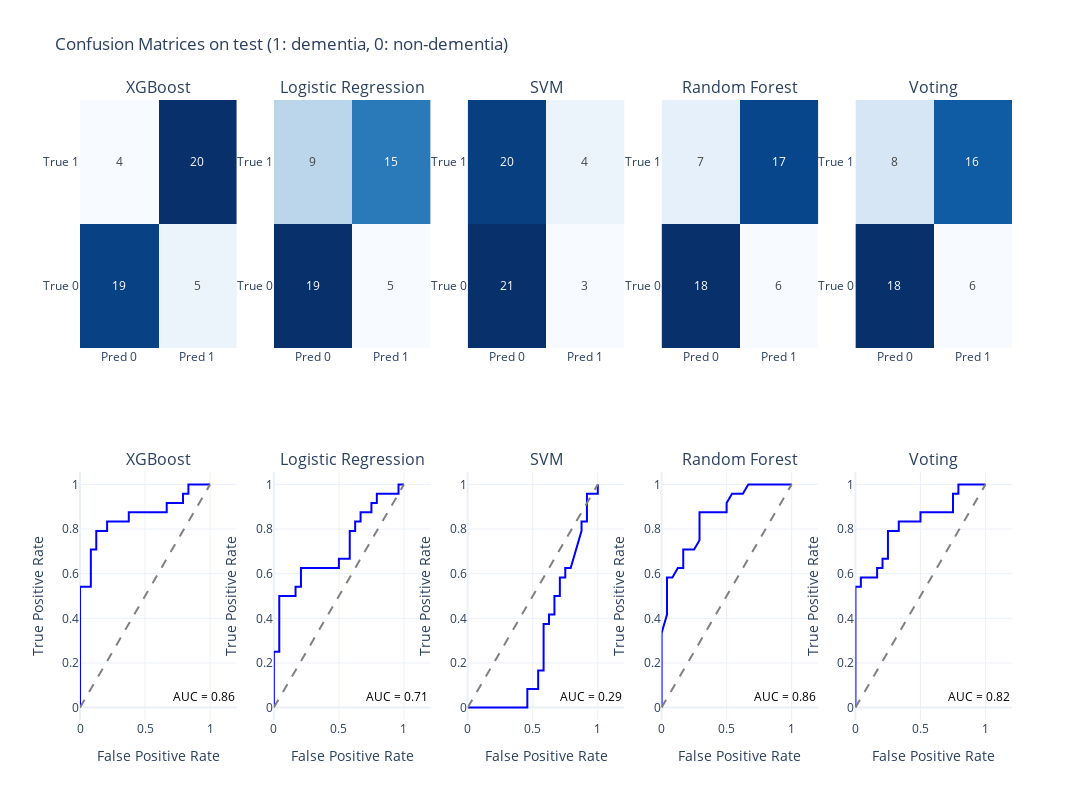

Here is the notebook cell this chart was saved with:
### Code cell
plot_confusion_matrices_with_roc(classifiers, X_train, y_train, X_test, y_test, title="Confusion Matrices on test (1: dementia, 0: non-dementia)")

### Figure 1 — Plotly figure (JSON) as saved in the notebook; plotly's stock layout.template omitted (floating-point values rounded to 4 significant figures)
{"data": [{"colorscale": [[0, "rgb(247,251,255)"], [0.125, "rgb(222,235,247)"], [0.25, "rgb(198,219,239)"], [0.375, "rgb(158,202,225)"], [0.5, "rgb(107,174,214)"], [0.625, "rgb(66,146,198)"], [0.75, "rgb(33,113,181)"], [0.875, "rgb(8,81,156)"], [1, "rgb(8,48,107)"]], "showscale": false, "text": [[19, 5], [4, 20]], "texttemplate": "%{text}", "type": "heatmap", "x": ["Pred 0", "Pred 1"], "xaxis": "x", "y": ["True 0", "True 1"], "yaxis": "y", "z": [[19, 5], [4, 20]]}, {"line": {"color": "blue"}, "mode": "lines", "name": "XGBoost AUC = 0.86", "type": "scatter", "x": [0.0, 0.0, 0.0, 0.08333, 0.08333, 0.125, 0.125, 0.2083, 0.2083, 0.375, 0.375, 0.6667, 0.6667, 0.7917, 0.7917, 0.8333, 0.8333, 1.0], "xaxis": "x6", "y": [0.0, 0.04167, 0.5417, 0.5417, 0.7083, 0.7083, 0.7917, 0.7917, 0.8333, 0.8333, 0.875, 0.875, 0.9167, 0.9167, 0.9583, 0.9583, 1.0, 1.0], "yaxis": "y6"}, {"line": {"color": "gray", "dash": "dash"}, "mode": "lines", "showlegend": false, "type": "scatter", "x": [0, 1], "xaxis": "x6", "y": [0, 1], "yaxis": "y6"}, {"colorscale": [[0, "rgb(247,251,255)"], [0.125, "rgb(222,235,247)"], [0.25, "rgb(198,219,239)"], [0.375, "rgb(158,202,225)"], [0.5, "rgb(107,174,214)"], [0.625, "rgb(66,146,198)"], [0.75, "rgb(33,113,181)"], [0.875, "rgb(8,81,156)"], [1, "rgb(8,48,107)"]], "showscale": false, "text": [[19, 5], [9, 15]], "texttemplate": "%{text}", "type": "heatmap", "x": ["Pred 0", "Pred 1"], "xaxis": "x2", "y": ["True 0", "True 1"], "yaxis": "y2", "z": [[19, 5], [9, 15]]}, {"line": {"color": "blue"}, "mode": "lines", "name": "Logistic Regression AUC = 0.71", "type": "scatter", "x": [0.0, 0.0, 0.0, 0.04167, 0.04167, 0.1667, 0.1667, 0.2083, 0.2083, 0.5, 0.5, 0.5833, 0.5833, 0.625, 0.625, 0.6667, 0.6667, 0.75, 0.75, 0.7917, 0.7917, 0.9583, 0.9583, 1.0], "xaxis": "x7", "y": [0.0, 0.04167, 0.25, 0.25, 0.5, 0.5, 0.5417, 0.5417, 0.625, 0.625, 0.6667, 0.6667, 0.7917, 0.7917, 0.8333, 0.8333, 0.875, 0.875, 0.9167, 0.9167, 0.9583, 0.9583, 1.0, 1.0], "yaxis": "y7"}, {"line": {"color": "gray", "dash": "dash"}, "mode": "lines", "showlegend": false, "type": "scatter", "x": [0, 1], "xaxis": "x7", "y": [0, 1], "yaxis": "y7"}, {"colorscale": [[0, "rgb(247,251,255)"], [0.125, "rgb(222,235,247)"], [0.25, "rgb(198,219,239)"], [0.375, "rgb(158,202,225)"], [0.5, "rgb(107,174,214)"], [0.625, "rgb(66,146,198)"], [0.75, "rgb(33,113,181)"], [0.875, "rgb(8,81,156)"], [1, "rgb(8,48,107)"]], "showscale": false, "text": [[21, 3], [20, 4]], "texttemplate": "%{text}", "type": "heatmap", "x": ["Pred 0", "Pred 1"], "xaxis": "x3", "y": ["True 0", "True 1"], "yaxis": "y3", "z": [[21, 3], [20, 4]]}, {"line": {"color": "blue"}, "mode": "lines", "name": "SVM AUC = 0.29", "type": "scatter", "x": [0.0, 0.04167, 0.4583, 0.4583, 0.5417, 0.5417, 0.5833, 0.5833, 0.625, 0.625, 0.6667, 0.6667, 0.7083, 0.7083, 0.75, 0.75, 0.7917, 0.875, 0.875, 0.9167, 0.9167, 1.0, 1.0], "xaxis": "x8", "y": [0.0, 0.0, 0.0, 0.08333, 0.08333, 0.1667, 0.1667, 0.375, 0.375, 0.4167, 0.4167, 0.5, 0.5, 0.5833, 0.5833, 0.625, 0.625, 0.7917, 0.8333, 0.8333, 0.9583, 0.9583, 1.0], "yaxis": "y8"}, {"line": {"color": "gray", "dash": "dash"}, "mode": "lines", "showlegend": false, "type": "scatter", "x": [0, 1], "xaxis": "x8", "y": [0, 1], "yaxis": "y8"}, {"colorscale": [[0, "rgb(247,251,255)"], [0.125, "rgb(222,235,247)"], [0.25, "rgb(198,219,239)"], [0.375, "rgb(158,202,225)"], [0.5, "rgb(107,174,214)"], [0.625, "rgb(66,146,198)"], [0.75, "rgb(33,113,181)"], [0.875, "rgb(8,81,156)"], [1, "rgb(8,48,107)"]], "showscale": false, "text": [[18, 6], [7, 17]], "texttemplate": "%{text}", "type": "heatmap", "x": ["Pred 0", "Pred 1"], "xaxis": "x4", "y": ["True 0", "True 1"], "yaxis": "y4", "z": [[18, 6], [7, 17]]}, {"line": {"color": "blue"}, "mode": "lines", "name": "Random Forest AUC = 0.86", "type": "scatter", "x": [0.0, 0.0, 0.0, 0.0, 0.0, 0.04167, 0.04167, 0.04167, 0.04167, 0.08333, 0.125, 0.1667, 0.1667, 0.25, 0.2917, 0.2917, 0.5, 0.5, 0.5417, 0.625, 0.6667, 1.0], "xaxis": "x9", "y": [0.0, 0.04167, 0.2083, 0.2917, 0.3333, 0.4167, 0.4583, 0.5417, 0.5833, 0.5833, 0.625, 0.625, 0.7083, 0.7083, 0.75, 0.875, 0.875, 0.9167, 0.9583, 0.9583, 1.0, 1.0], "yaxis": "y9"}, {"line": {"color": "gray", "dash": "dash"}, "mode": "lines", "showlegend": false, "type": "scatter", "x": [0, 1], "xaxis": "x9", "y": [0, 1], "yaxis": "y9"}, {"colorscale": [[0, "rgb(247,251,255)"], [0.125, "rgb(222,235,247)"], [0.25, "rgb(198,219,239)"], [0.375, "rgb(158,202,225)"], [0.5, "rgb(107,174,214)"], [0.625, "rgb(66,146,198)"], [0.75, "rgb(33,113,181)"], [0.875, "rgb(8,81,156)"], [1, "rgb(8,48,107)"]], "showscale": false, "text": [[18, 6], [8, 16]], "texttemplate": "%{text}", "type": "heatmap", "x": ["Pred 0", "Pred 1"], "xaxis": "x5", "y": ["True 0", "True 1"], "yaxis": "y5", "z": [[18, 6], [8, 16]]}, {"line": {"color": "blue"}, "mode": "lines", "name": "Voting AUC = 0.82", "type": "scatter", "x": [0.0, 0.0, 0.0, 0.04167, 0.04167, 0.1667, 0.1667, 0.2083, 0.2083, 0.25, 0.25, 0.3333, 0.3333, 0.5, 0.5, 0.75, 0.75, 0.7917, 0.7917, 1.0], "xaxis": "x10", "y": [0.0, 0.04167, 0.5417, 0.5417, 0.5833, 0.5833, 0.625, 0.625, 0.6667, 0.6667, 0.7917, 0.7917, 0.8333, 0.8333, 0.875, 0.875, 0.9583, 0.9583, 1.0, 1.0], "yaxis": "y10"}, {"line": {"color": "gray", "dash": "dash"}, "mode": "lines", "showlegend": false, "type": "scatter", "x": [0, 1], "xaxis": "x10", "y": [0, 1], "yaxis": "y10"}], "layout": {"annotations": [{"font": {"size": 16}, "showarrow": false, "text": "XGBoost", "x": 0.084, "xanchor": "center", "xref": "paper", "y": 1, "yanchor": "bottom", "yref": "paper"}, {"font": {"size": 16}, "showarrow": false, "text": "Logistic Regression", "x": 0.292, "xanchor": "center", "xref": "paper", "y": 1, "yanchor": "bottom", "yref": "paper"}, {"font": {"size": 16}, "showarrow": false, "text": "SVM", "x": 0.5, "xanchor": "center", "xref": "paper", "y": 1, "yanchor": "bottom", "yref": "paper"}, {"font": {"size": 16}, "showarrow": false, "text": "Random Forest", "x": 0.708, "xanchor": "center", "xref": "paper", "y": 1, "yanchor": "bottom", "yref": "paper"}, {"font": {"size": 16}, "showarrow": false, "text": "Voting", "x": 0.916, "xanchor": "center", "xref": "paper", "y": 1, "yanchor": "bottom", "yref": "paper"}, {"font": {"size": 16}, "showarrow": false, "text": "XGBoost", "x": 0.084, "xanchor": "center", "xref": "paper", "y": 0.4, "yanchor": "bottom", "yref": "paper"}, {"font": {"size": 16}, "showarrow": false, "text": "Logistic Regression", "x": 0.292, "xanchor": "center", "xref": "paper", "y": 0.4, "yanchor": "bottom", "yref": "paper"}, {"font": {"size": 16}, "showarrow": false, "text": "SVM", "x": 0.5, "xanchor": "center", "xref": "paper", "y": 0.4, "yanchor": "bottom", "yref": "paper"}, {"font": {"size": 16}, "showarrow": false, "text": "Random Forest", "x": 0.708, "xanchor": "center", "xref": "paper", "y": 0.4, "yanchor": "bottom", "yref": "paper"}, {"font": {"size": 16}, "showarrow": false, "text": "Voting", "x": 0.916, "xanchor": "center", "xref": "paper", "y": 0.4, "yanchor": "bottom", "yref": "paper"}, {"align": "right", "font": {"color": "black", "size": 12}, "showarrow": false, "text": "AUC = 0.86", "x": 0.95, "xref": "x6", "y": 0.05, "yref": "y6"}, {"align": "right", "font": {"color": "black", "size": 12}, "showarrow": false, "text": "AUC = 0.71", "x": 0.95, "xref": "x7", "y": 0.05, "yref": "y7"}, {"align": "right", "font": {"color": "black", "size": 12}, "showarrow": false, "text": "AUC = 0.29", "x": 0.95, "xref": "x8", "y": 0.05, "yref": "y8"}, {"align": "right", "font": {"color": "black", "size": 12}, "showarrow": false, "text": "AUC = 0.86", "x": 0.95, "xref": "x9", "y": 0.05, "yref": "y9"}, {"align": "right", "font": {"color": "black", "size": 12}, "showarrow": false, "text": "AUC = 0.82", "x": 0.95, "xref": "x10", "y": 0.05, "yref": "y10"}], "height": 800, "showlegend": false, "title": {"text": "Confusion Matrices on test (1: dementia, 0: non-dementia)"}, "width": 1500, "xaxis": {"anchor": "y", "domain": [0, 0.168]}, "xaxis10": {"anchor": "y10", "domain": [0.832, 1], "title": {"text": "False Positive Rate"}}, "xaxis2": {"anchor": "y2", "domain": [0.208, 0.376]}, "xaxis3": {"anchor": "y3", "domain": [0.416, 0.584]}, "xaxis4": {"anchor": "y4", "domain": [0.624, 0.792]}, "xaxis5": {"anchor": "y5", "domain": [0.832, 1]}, "xaxis6": {"anchor": "y6", "domain": [0, 0.168], "title": {"text": "False Positive Rate"}}, "xaxis7": {"anchor": "y7", "domain": [0.208, 0.376], "title": {"text": "False Positive Rate"}}, "xaxis8": {"anchor": "y8", "domain": [0.416, 0.584], "title": {"text": "False Positive Rate"}}, "xaxis9": {"anchor": "y9", "domain": [0.624, 0.792], "title": {"text": "False Positive Rate"}}, "yaxis": {"anchor": "x", "domain": [0.6, 1]}, "yaxis10": {"anchor": "x10", "domain": [0, 0.4], "title": {"text": "True Positive Rate"}}, "yaxis2": {"anchor": "x2", "domain": [0.6, 1]}, "yaxis3": {"anchor": "x3", "domain": [0.6, 1]}, "yaxis4": {"anchor": "x4", "domain": [0.6, 1]}, "yaxis5": {"anchor": "x5", "domain": [0.6, 1]}, "yaxis6": {"anchor": "x6", "domain": [0, 0.4], "title": {"text": "True Positive Rate"}}, "yaxis7": {"anchor": "x7", "domain": [0, 0.4], "title": {"text": "True Positive Rate"}}, "yaxis8": {"anchor": "x8", "domain": [0, 0.4], "title": {"text": "True Positive Rate"}}, "yaxis9": {"anchor": "x9", "domain": [0, 0.4], "title": {"text": "True Positive Rate"}}}}
